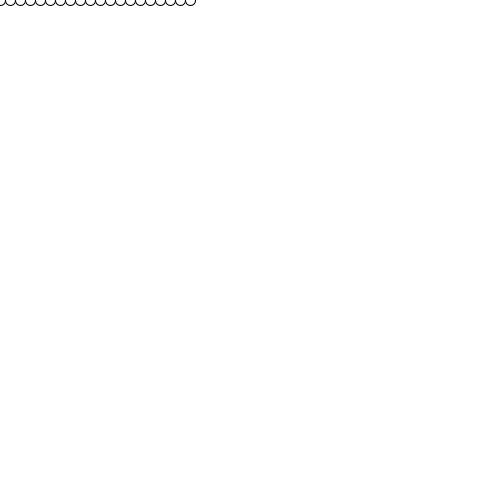
Frame 1 (no input)
Frame 60 (the mouse pressed at the canvas centre just before this capture): identical to frame 1, image omitted
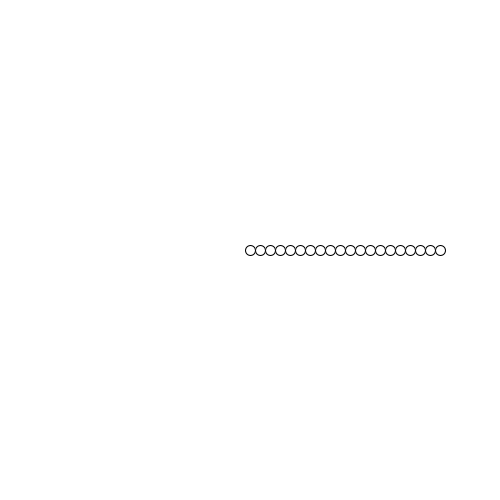
Frame 120 (the mouse held since frame 60 and released just before this capture)

The Processing sketch that drew these frames (run headless with seeded random() and noise(); from frame 60 on, the mouse is pressed at the canvas centre):

// Processing sketch: code4_7
// ── code4_7.pde
void setup(){
  size(500, 500);
  stroke(0);
}
void draw() {
  background(255);
  for (int i = 0; i < 20; i++){
    float x = mouseX + 10 * i;
    if (width - 20 < x) break; //もしウィンドウ右端近くなら抜ける
      ellipse(x, mouseY, 10, 10);//円を描画
  }
}
